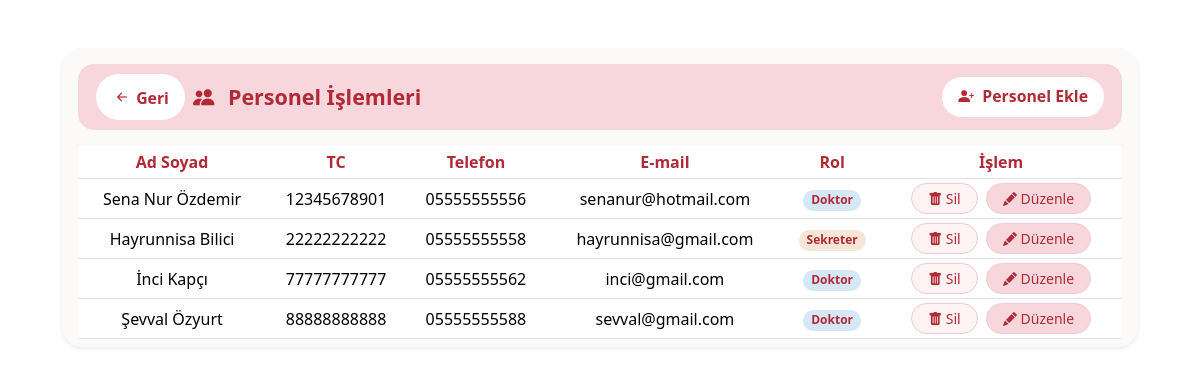
Screenshot of /index.php?page=personelList (signed in) with the database file from the repository.
### tables this page shows
CREATE TABLE `users` (
  `id` int(11) NOT NULL,
  `full_name` varchar(255) NOT NULL,
  `tc_no` char(11) NOT NULL,
  `email` varchar(100) NOT NULL,
  `phone` varchar(15) NOT NULL,
  `password` varchar(255) NOT NULL,
  `role` enum('admin','sekreter','doktor','hasta') NOT NULL,
  `created_at` timestamp NOT NULL DEFAULT current_timestamp()
);

### controllers/PersonelController.php (called while the page is built, shortened)
<?php
require_once __DIR__ . '/../models/User.php';
class PersonelController
{
    public function personelList()
    {
        $model = new User();
        $personelList = $model->getAllPersonnel();
        require BASE_PATH . '/views/layout.php';
    }
}

### public/index.php (called while the page is built, shortened)
<?php
$page = $_GET['page'] ?? 'login';
route($page);
?>

### config/Database.php (called while the page is built)
<?php
class Database {
    private static $connection = null;
    public static function getConnection() {
        if (self::$connection === null) {
            $host = 'localhost';
            $db = 'dishane_db';
            $user = 'root';
            $pass = '';
            $charset = 'utf8mb4';
            $dsn = "mysql:host=$host;dbname=$db;charset=$charset";
            $options = [
                PDO::ATTR_ERRMODE => PDO::ERRMODE_EXCEPTION,
                PDO::ATTR_DEFAULT_FETCH_MODE => PDO::FETCH_ASSOC,
                PDO::ATTR_EMULATE_PREPARES => false,
            ];
            try {
                self::$connection = new PDO($dsn, $user, $pass, $options);
            } catch (PDOException $e) {
                die("Veritabanı bağlantı hatası: " . $e->getMessage());
            }
        }
        return self::$connection;
    }
}

### models/User.php (called while the page is built, shortened)
<?php
require_once BASE_PATH . '/config/Database.php';
class User {
    private $conn;
    public function __construct() {
        $this->conn = (new Database())->getConnection();
    }
    public function getAllPersonnel() {
        $sql = "SELECT * FROM users WHERE role IN ('doktor','sekreter')";
        $stmt = $this->conn->prepare($sql);
        $stmt->execute();
        return $stmt->fetchAll(PDO::FETCH_ASSOC);
    }
}
?>

### views/dashboard/admin/personel-management.php (the view, shortened to what this page needs)
<div class="container py-4" style="max-width: 1100px;">
    <div class="card border-0 shadow-sm mb-4" style="background: #fcf9f9; border-radius: 20px;">
        <div class="card-body pb-2">
            <div class="d-flex align-items-center justify-content-between mb-3 flex-wrap gap-2" style="background:#f7d6dc; border-radius:16px; padding: 10px 18px;">
                <div class="d-flex align-items-center gap-2">
                    <a href="index.php?page=dashboard"
                    class="btn btn-sm fw-semibold rounded-pill px-3 py-2"
                    style="background:#fff; color:#b02a37; border:none; font-size:.99rem;">
                        <i class="bi bi-arrow-left-short" style="font-size:1.25rem;"></i> Geri
                    </a>
                    <span class="fw-bold" style="font-size:1.34rem; color:#b02a37;">
                        <i class="bi bi-people-fill me-2"></i> Personel İşlemleri
                    </span>
                </div>
                <button class="btn btn-sm fw-semibold px-3 py-2 rounded-pill" id="addPersonnelBtn"
                        style="background: #fff; color: #b02a37; border: none; font-size:.99rem;">
                    <i class="bi bi-person-plus-fill me-1"></i> Personel Ekle
                </button>
            </div>
            <div class="table-responsive">
                <table class="table align-middle text-center table-sm mb-0" style="background:#fff; border-radius: 12px;">
                    <thead style="background:#f7d6dc;">
                        <tr>
                            <th style="color:#b02a37;">Ad Soyad</th>
                            <th style="color:#b02a37;">TC</th>
                            <th style="color:#b02a37;">Telefon</th>
                            <th style="color:#b02a37;">E-mail</th>
                            <th style="color:#b02a37;">Rol</th>
                            <th style="color:#b02a37;">İşlem</th>
                        </tr>
                    </thead>
                    <tbody>
                    <?php if (!empty($personelList)): ?>
                        <?php foreach($personelList as $personel): ?>
                            <tr>
                                <td><?= htmlspecialchars($personel['full_name']) ?></td>
                                <td><?= htmlspecialchars($personel['tc_no']) ?></td>
                                <td><?= htmlspecialchars($personel['phone']) ?></td>
                                <td><?= htmlspecialchars($personel['email']) ?></td>
                                <td>
                                    <span class="badge rounded-pill" style="background:<?= $personel['role'] === 'doktor' ? '#d6e7f7' : '#f7e6d6'; ?>; color:#b02a37;">
                                        <?= ucfirst($personel['role']) ?>
                                    </span>
                                </td>
                                <td>
                                    <form method="post" action="index.php?page=personelDelete" class="d-inline"
                                          onsubmit="return confirm('Bu personeli silmek istediğinizden emin misiniz?');">
                                        <button type="submit" class="btn btn-sm px-3 rounded-pill"
                                            style="background:#fff2f2; color:#b02a37; border:1.2px solid #eecad6;">
                                            <i class="bi bi-trash-fill"></i> Sil
                                        </button>
                                    </form>
                                    <a href="index.php?page=personelEdit&id=<?= $personel['id'] ?>"
                                       class="btn btn-sm px-3 ms-1 rounded-pill"
                                       style="background:#f7d6dc; color:#b02a37; border:1.2px solid #eecad6;">
                                        <i class="bi bi-pencil-fill"></i> Düzenle
                                    </a>
                                </td>
                            </tr>
                        <?php endforeach; ?>
                    <?php else: ?>
                        <tr><td colspan="6" class="text-muted py-3">Personel bulunamadı.</td></tr>
                    <?php endif; ?>
                    </tbody>
                </table>
            </div>
        </div>
    </div>
</div>
<link rel="stylesheet" href="https://cdn.jsdelivr.net/npm/bootstrap-icons@1.10.5/font/bootstrap-icons.css">

### rows the page displays
users: full_name "Sena Nur Özdemir", tc_no "12345678901", phone "05555555556", email "senanur@hotmail.com", role "Doktor"
users: full_name "Hayrunnisa Bilici", tc_no "22222222222", phone "05555555558", email "hayrunnisa@gmail.com", role "Sekreter"
users: full_name "İnci Kapçı", tc_no "77777777777", phone "05555555562", email "inci@gmail.com", role "Doktor"
users: full_name "Şevval Özyurt", tc_no "88888888888", phone "05555555588", email "sevval@gmail.com", role "Doktor"
